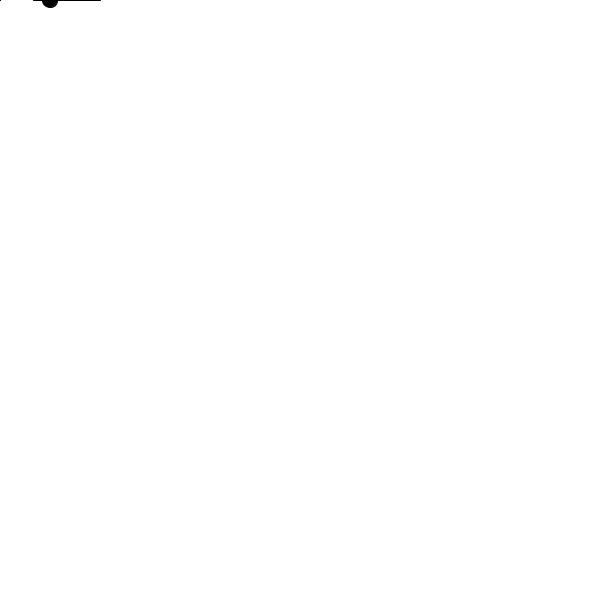
Frame 1 (no input)
Frame 60 (the mouse pressed at the canvas centre just before this capture): identical to frame 1, image omitted
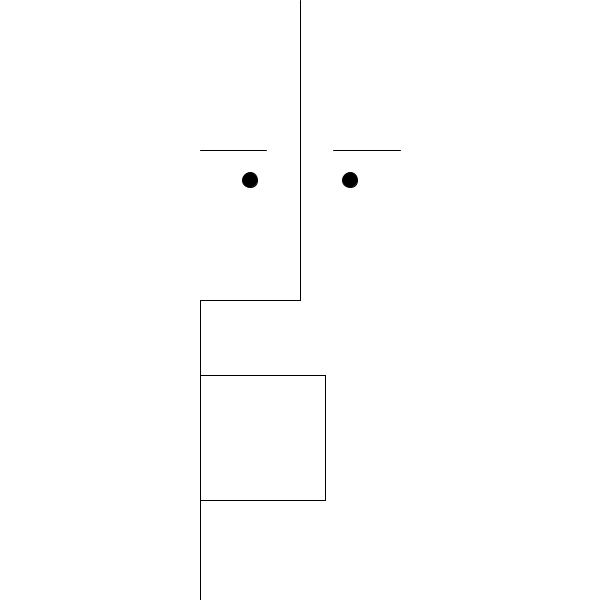
Frame 120 (the mouse held since frame 60 and released just before this capture)

The Processing sketch that drew these frames (run headless with seeded random() and noise(); from frame 60 on, the mouse is pressed at the canvas centre):

// Processing sketch: Face
// ── Face.pde
void setup(){
  size (600, 600);
};

void draw(){
  
  background(255);
  
  face( mouseX, mouseY, 100, 1, 4, 2);
  
};

void face(float x, float noseY, float widthFace, float dir,float eyes,  float mouth){
  
  //CARA
  widthFace = widthFace * dir;
  line( x, 0, x, noseY);
  line(x, noseY, x - widthFace, noseY);
  line( x - widthFace, noseY, x - widthFace, height);
  
  //OJOS
  
  if ( eyes == 1){
    fill(0);
    ellipse(x + (widthFace * 0.5), noseY * 0.5, 5, 5);
    ellipse(x - (widthFace * 0.5), noseY * 0.5, 5, 5);
  };
  
  if (eyes == 2){
    fill(255);
    ellipse(x + (widthFace * 0.5), noseY * 0.5, 45, 45);
    ellipse(x - (widthFace * 0.5), noseY * 0.5, 45, 45);
    fill(0);
    ellipse(x + (widthFace * 0.5), noseY * 0.5, 15, 15);
    ellipse(x - (widthFace * 0.5), noseY * 0.5, 15, 15);
  };
  
  if(eyes == 3){
    line(x - widthFace , noseY/2, x - widthFace/3, noseY/2);
    line( x + widthFace, noseY/2, x + widthFace/3, noseY/2);
  }
  
    if(eyes == 4){
    line(x - widthFace , noseY/2, x - widthFace/3, noseY/2);
    line( x + widthFace, noseY/2, x + widthFace/3, noseY/2);
    fill(0);
    ellipse(x + (widthFace * 0.5), noseY * 0.6, 15, 15);
    ellipse(x - (widthFace * 0.5), noseY * 0.6, 15, 15);
  }
  
  
  //BOCAS
  
  float mouthHeight = (height - noseY) * 0.5;
  float mouthY = noseY + (mouthHeight * 0.5);
  
  if (mouth == 1){
    line ( x - widthFace, mouthY, x, mouthY);
  };
  if (mouth == 2){
    noFill();
    rect( x - widthFace, mouthY, mouthY/3, mouthY/3);
  };
  if (mouth == 3){
    rectMode(CORNER);
    noFill();
    ellipse (x , mouthY + mouthHeight/2, mouthY/3, 100);
  };
  
};

 
